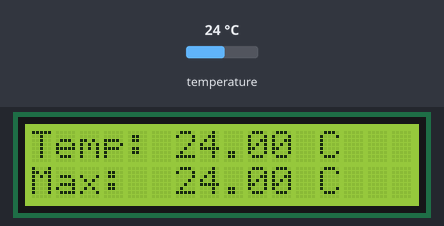
This sketch was run on a simulated ESP8266 (NodeMCU). Shown: 16×2 character LCD. The test bench sets the inputs (shaded band); at power-on: temperature 24 °C. WiFi joins after 1.5 s; servers stay silent unless stated; what the sketch prints to the serial monitor is not drawn.

Above: at 5.5 s.
5.6 s: temperature set to 12 °C
At 6.0 s:
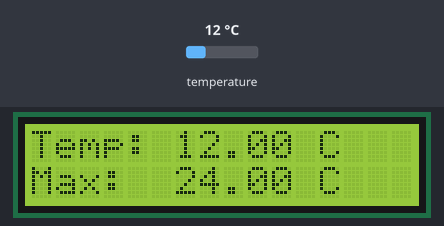
7.2 s: temperature set to 19 °C
At 8.4 s:
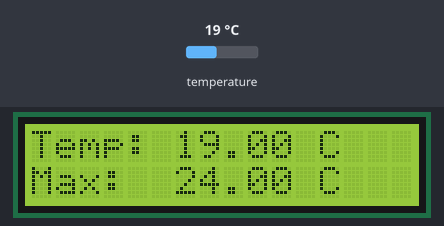
8.8 s: temperature set to 28 °C
At 9.6 s:
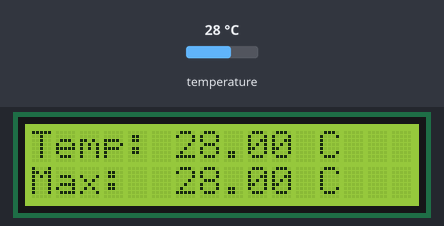
Timing chart, 0 to 11.8 s (numbered marks = the images above; inputs shaded):
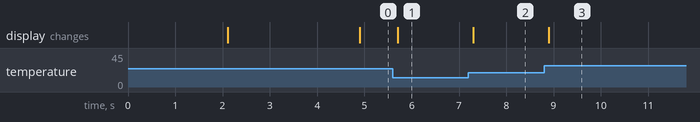

Measured:
- after the input at 5.6 s, the display: changes after 0.10 s (image 1)
- after the input at 7.2 s, the display: changes after 0.10 s (image 2)
- after the input at 8.8 s, the display: changes after 0.10 s (image 3)

The sketch:

Temp_tele.ino
```cpp
#include <OneWire.h>
#include <DallasTemperature.h>
#include <Wire.h>
#include <LiquidCrystal_I2C.h>

#ifdef ESP32
  #include <WiFi.h>
#else
  #include <ESP8266WiFi.h>
#endif

#include <WiFiClientSecure.h>
#include <UniversalTelegramBot.h>
#include <ArduinoJson.h>

// ================= DS18B20 =================
#define ONE_WIRE_BUS 5
OneWire oneWire(ONE_WIRE_BUS);
DallasTemperature sensors(&oneWire);

// ================= LCD =================
LiquidCrystal_I2C lcd(0x27, 16, 2);

// ================= WiFi =================
const char* ssid = "wifi device/ hostspot provider name";
const char* password = "passwoed";

// ================= Telegram =================
#define BOTtoken "bot token"
#define CHAT_ID "bot id"

WiFiClientSecure client;
UniversalTelegramBot bot(BOTtoken, client);

// ================= Timing =================
unsigned long startTime = 0;
unsigned long lastSampleTime = 0;

const unsigned long MEASURE_WINDOW = 100000;   // same as Code B
const unsigned long SAMPLE_INTERVAL = 800;     // same as Code B

float currentTemp = 0.0;
float maxTemp = -100.0;
bool telegramSent = false;

// ================= SETUP =================
void setup() {
  Serial.begin(9600);

  sensors.begin();
  sensors.setResolution(12);
  sensors.setWaitForConversion(true);

  lcd.init();
  lcd.backlight();

  lcd.setCursor(0, 0);
  lcd.print("DS18B20 Ready");
  lcd.setCursor(0, 1);
  lcd.print("Starting...");
  delay(2000);
  lcd.clear();

  // WiFi
  WiFi.mode(WIFI_STA);
  WiFi.begin(ssid, password);
  client.setInsecure();   // for simplicity

  while (WiFi.status() != WL_CONNECTED) {
    delay(1000);
    Serial.println("Connecting WiFi...");
  }

  Serial.println("WiFi Connected");
  startTime = millis();
}

// ================= LOOP =================
void loop() {
  unsigned long now = millis();

  // ---- Sampling (UNCHANGED) ----
  if (now - lastSampleTime >= SAMPLE_INTERVAL) {
    lastSampleTime = now;

    sensors.requestTemperatures();
    currentTemp = sensors.getTempCByIndex(0);

    if (currentTemp != DEVICE_DISCONNECTED_C) {
      if (currentTemp > maxTemp) {
        maxTemp = currentTemp;
      }
    }

    lcd.setCursor(0, 0);
    lcd.print("Temp: ");
    lcd.print(currentTemp, 2);
    lcd.print(" C   ");

    lcd.setCursor(0, 1);
    lcd.print("Max:  ");
    lcd.print(maxTemp, 2);
    lcd.print(" C   ");

    Serial.print("Temp: ");
    Serial.print(currentTemp, 2);
    Serial.print("  Max: ");
    Serial.println(maxTemp, 2);
  }

  // ---- Final result window (UNCHANGED + Telegram ADD) ----
  if (now - startTime >= MEASURE_WINDOW) {

    lcd.clear();
    lcd.setCursor(0, 0);
    lcd.print("Highest Temp:");
    lcd.setCursor(0, 1);
    lcd.print(maxTemp, 2);
    lcd.print(" C");

    Serial.println("---- FINAL ----");
    Serial.print("Highest Temp = ");
    Serial.print(maxTemp, 2);
    Serial.println(" C");

    // ---- SEND TO TELEGRAM (ONLY ADDITION) ----
    if (!telegramSent) {
      String message = "🌡 *Final Body Temperature*\n";
      message += "Highest Temp: ";
      message += String(maxTemp, 2);
      message += " °C";
      bot.sendMessage(CHAT_ID, message, "Markdown");
      telegramSent = true;
    }

    delay(5000);   // same as Code B

    // ---- Reset (UNCHANGED) ----
    maxTemp = -100.0;
    startTime = millis();
    telegramSent = false;
    lcd.clear();
  }
}
```
